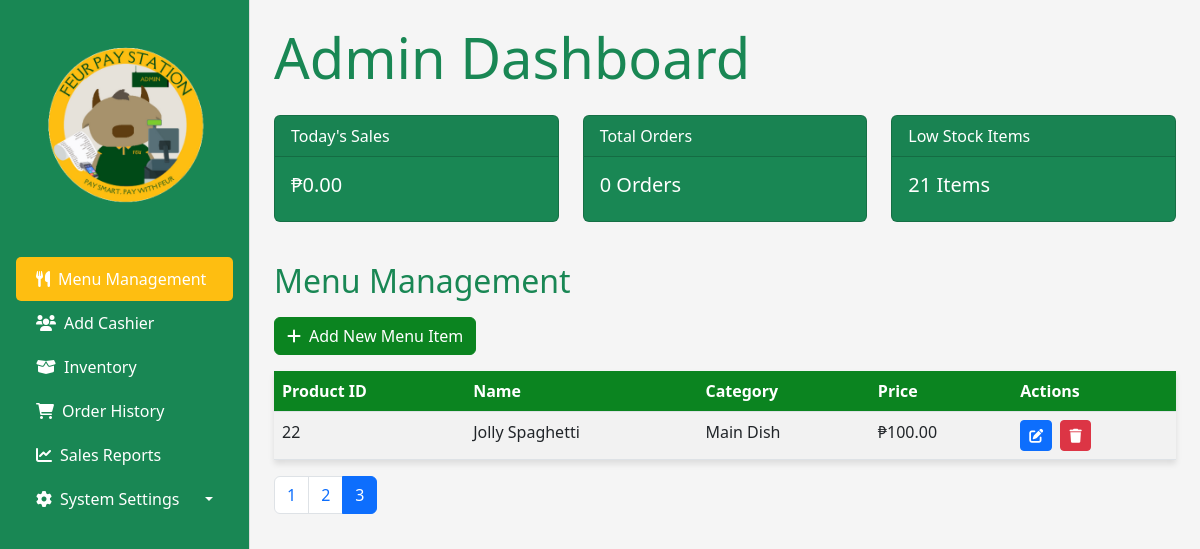
Page /admin/admin.php?page=3 on the committed database.
### tables this page shows
CREATE TABLE `product` (
  `Product_Id` int(11) NOT NULL,
  `ItemName` varchar(150) DEFAULT NULL,
  `Category` varchar(100) DEFAULT NULL,
  `Sku` varchar(50) DEFAULT '0',
  `Product_Quantity` int(11) DEFAULT 0,
  `UnitPrice` decimal(10,2) DEFAULT NULL,
  `Supplier` varchar(50) DEFAULT NULL,
  `RestockLevel` int(11) DEFAULT 0,
  `AddedAt` datetime DEFAULT current_timestamp(),
  `ExpirationDate` date DEFAULT NULL
);

### admin/admin.php (the view, shortened to what this page needs)
<?php
include '../include/db.php';
$today = date('Y-m-d');
$limit = 10;
$page = isset($_GET['page']) ? (int)$_GET['page'] : 1;
$offset = ($page - 1) * $limit;
$totalStmt = $conn->query("SELECT COUNT(*) FROM product");
$totalRows = $totalStmt->fetchColumn();
$totalPages = ceil($totalRows / $limit);
$stmt = $conn->prepare("SELECT Product_Id, ItemName, Category, UnitPrice, Supplier, ExpirationDate FROM product LIMIT :limit OFFSET :offset");
$stmt->bindParam(':limit', $limit, PDO::PARAM_INT);
$stmt->bindParam(':offset', $offset, PDO::PARAM_INT);
$stmt->execute();
$products = $stmt->fetchAll(PDO::FETCH_ASSOC);
$salesStmt = $conn->prepare("SELECT SUM(OrderHistory_TotalAmount) FROM orderhistory WHERE DATE(OrderDate) = ?");
$salesStmt->execute([$today]);
$todaysSales = $salesStmt->fetchColumn();
$todaysSales = $todaysSales ? $todaysSales : 0;
$orderCountStmt = $conn->query("SELECT COUNT(*) FROM orderhistory");
$totalOrders = $orderCountStmt->fetchColumn();
$lowStockStmt = $conn->query("SELECT COUNT(*) FROM product WHERE Product_Quantity < 5");
$lowStockCount = $lowStockStmt->fetchColumn();
?>
<!DOCTYPE html>
<html lang="en">
<head>
    <link href="https://cdn.jsdelivr.net/npm/bootstrap@5.3.0/dist/css/bootstrap.min.css" rel="stylesheet">
    <link rel="stylesheet" href="https://cdnjs.cloudflare.com/ajax/libs/font-awesome/6.0.0/css/all.min.css">
    <link rel="stylesheet" href="admin.css">
</head>
<body>
    <div class="d-flex">
        <div class="main-content p-4 w-100">
        <nav class="sidebar bg-success text-white p-3">
            <h2 class="mb-4">
                <img src="admin.png" alt="FEUR Logo" class="logo">
            </h2>
            <ul class="nav flex-column">
                <li class="nav-item">
                    <a href="#" class="nav-link text-white active" data-section="menu-management-section">
                        <i class="fas fa-utensils me-2"></i>Menu Management
                    </a>
                </li>
                <li class="nav-item">
                    <a href="#" class="nav-link text-white" data-section="cashier-management-section">
                        <i class="fas fa-users me-2"></i>Add Cashier
                    </a>
                </li>
                <li class="nav-item">
                    <a href="#" class="nav-link text-white" data-section="inventory-section">
                        <i class="fas fa-box-open me-2"></i>Inventory
                    </a>
                </li>
                <li class="nav-item">
                    <a href="#" class="nav-link text-white" data-section="orders-section">
                        <i class="fas fa-shopping-cart me-2"></i>Order History
                    </a>
                </li>
                <li class="nav-item">
                    <a href="#" class="nav-link text-white" data-section="reports-section">
                        <i class="fas fa-chart-line me-2"></i>Sales Reports
                    </a>
                </li>
                <li class="nav-item dropdown">
                    <a href="#" class="nav-link text-white dropdown-toggle" id="settings-dropdown" data-bs-toggle="dropdown" aria-expanded="false">
                        <i class="fas fa-cog me-2"></i>System Settings
                    </a>
                </li>
            </ul>
        </nav>
            <div id="dashboard-section">
                <h1 class="display-4 text-success mb-4" >Admin Dashboard</h1>
                <div class="row">
                    <div class="col-md-4">
                        <div class="card text-white bg-success mb-3">
                            <div class="card-header">Today's Sales</div>
                            <div class="card-body">
                                <h5 class="card-title">₱<?= number_format($todaysSales, 2) ?></h5>
                            </div>
                        </div>
                    </div>
                    <div class="col-md-4">
                        <div class="card text-white bg-success mb-3">
                            <div class="card-header">Total Orders</div>
                            <div class="card-body">
                                <h5 class="card-title"><?= $totalOrders ?> Orders</h5>
                            </div>
                        </div>
                    </div>
                    <div class="col-md-4">
                        <div class="card text-white bg-success mb-3">
                            <div class="card-header">Low Stock Items</div>
                            <div class="card-body">
                                <h5 class="card-title"><?= $lowStockCount ?> Items</h5>
                            </div>
                        </div>
                    </div>
                </div>
            </div>
            <div id="menu-management-section" class="mt-4 section-content active">
                <h2 class="text-success mb-3">Menu Management</h2>
                <div class="row">
                    <div class="col-md-12">
                        <button class="btn btn-success mb-3" data-bs-toggle="modal" data-bs-target="#addMenuItemModal">
                            <i class="fas fa-plus me-2"></i>Add New Menu Item
                        </button>
                        <table class="table table-striped">
                            <thead>
                                <tr>
                                    <th>Product ID</th>
                                    <th>Name</th>
                                    <th>Category</th>
                                    <th>Price</th>
                                    <th>Actions</th>
                                </tr>
                            </thead>
                            <tbody>
                                <?php foreach ($products as $product): ?>
                                    <tr>
                                        <td><?= htmlspecialchars($product['Product_Id']) ?></td>
                                        <td><?= htmlspecialchars($product['ItemName']) ?></td>
                                        <td><?= htmlspecialchars($product['Category']) ?></td>
                                        <td>₱<?= number_format($product['UnitPrice'], 2) ?></td>
                                        <td>
                                            <button class="btn btn-sm btn-primary me-1" data-bs-toggle="modal" data-bs-target="#editModal<?= $product['Product_Id'] ?>">
                                                <i class="fas fa-edit"></i>
                                            </button>
                                            <a href="../include/delete_product.php?id=<?= $product['Product_Id'] ?>" class="btn btn-sm btn-danger" onclick="return confirm('Are you sure you want to delete this product?');">
                                                <i class="fas fa-trash"></i>
                                            </a>
                                        </td>
                                    </tr>
                                <?php endforeach; ?>
                            </tbody>
                        </table>
                        <nav>
                            <ul class="pagination">
                                <?php for ($i = 1; $i <= $totalPages; $i++): ?>
                                    <li class="page-item <?= $i === $page ? 'active' : '' ?>">
                                        <a class="page-link" href="?page=<?= $i ?>"><?= $i ?></a>
                                    </li>
                                <?php endfor; ?>
                            </ul>
                        </nav>
                    </div>
                </div>
            </div>
        </div>
    </div>
</body>
</html>

### admin/admin.css (style rules this page uses)
body { font-family: 'Segoe UI', Tahoma, Geneva, Verdana, sans-serif; background-color: #f5f5f5; margin: 0; padding: 0; }
:root { --feu-green: #0b8420; --feu-gold: #febe11; --feu-light: #f0f4f7; --text-color: #333; }
.logo { max-width: 100%; height: auto; display: block; margin: 0 auto; }
.sidebar { width: 250px; height: 100vh; background-color: var(--feu-green); border-right: 1px solid #ddd; color: white; transition: width 0.3s ease; position: fixed; top: 0; left: 0; overflow-y: auto; }
.sidebar h2 { color: var(--feu-gold); text-align: center; }
.sidebar .nav-link { color: white; padding: 10px 20px; transition: all 0.3s ease; display: flex; align-items: center; }
.sidebar .nav-link i { margin-right: 10px; }
.sidebar .nav-link:hover, .sidebar .nav-link.active { background-color: var(--feu-gold); color: var(--feu-green); border-radius: 5px; }
.sidebar .dropdown-toggle::after { margin-left: auto; }
.main-content { flex-grow: 1; padding: 20px; margin-left: 250px; }
.card { transition: transform 0.3s ease, box-shadow 0.3s ease; }
.table { background-color: white; box-shadow: 0 4px 6px rgba(0,0,0,0.1); }
.table th { background-color: var(--feu-green); color: white; }
.btn-success { background-color: var(--feu-green); border-color: var(--feu-green); }
.section-content { display: none; }
.section-content.active { display: block; }

### rows in the picture
product: Product_Id "22", ItemName "Jolly Spaghetti", Category "Main Dish", UnitPrice "100.00"

### other values in the picture
$todaysSales "0.00"
$totalOrders "0"
$lowStockCount "21"
